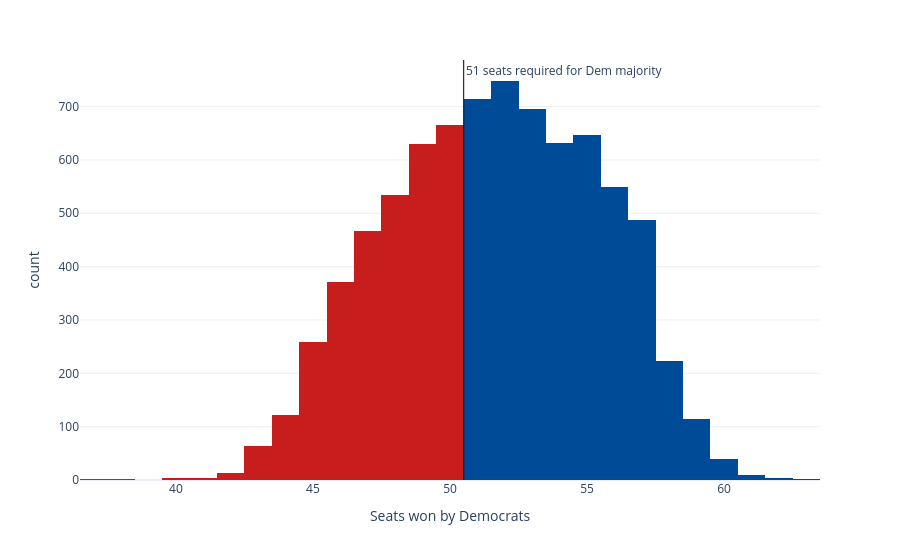

Notebook cell for this chart:
### Code cell
sims_hist = px.histogram(seat_sims, x='seats', nbins=np.unique(seat_sims['seats']).shape[0]*2, color='winner',
                         color_discrete_map={'Democrats': '#004b97', 'Republicans': '#c71e1d'},
                         labels={'seats':'Seats won by Democrats', 'winner': 'Winner'}, template='plotly_white')
sims_hist.update_traces(showlegend=False)
sims_hist.add_vline(x=50.5, line_width=1, line_color='black', annotation_text='51 seats required for Dem majority', 
                    annotation_position='top right')
sims_hist

### Figure 1 — Plotly figure (JSON) as saved in the notebook; plotly's stock layout.template omitted (floating-point values rounded to 4 significant figures; data arrays with more than 128 entries replaced by an {"elided": "..."} marker saying what was removed)
{"data": [{"bingroup": "x", "hovertemplate": "Winner=Democrats<br>Seats won by Democrats=%{x}<br>count=%{y}<extra></extra>", "legendgroup": "Democrats", "marker": {"color": "#004b97", "pattern": {"shape": ""}}, "name": "Democrats", "nbinsx": 52, "orientation": "v", "showlegend": false, "type": "histogram", "x": {"elided": "4868 int values"}, "xaxis": "x", "yaxis": "y"}, {"bingroup": "x", "hovertemplate": "Winner=Republicans<br>Seats won by Democrats=%{x}<br>count=%{y}<extra></extra>", "legendgroup": "Republicans", "marker": {"color": "#c71e1d", "pattern": {"shape": ""}}, "name": "Republicans", "nbinsx": 52, "orientation": "v", "showlegend": false, "type": "histogram", "x": {"elided": "3132 int values"}, "xaxis": "x", "yaxis": "y"}], "layout": {"annotations": [{"showarrow": false, "text": "51 seats required for Dem majority", "x": 50.5, "xanchor": "left", "xref": "x", "y": 1, "yanchor": "top", "yref": "y domain"}], "barmode": "relative", "legend": {"title": {"text": "Winner"}, "tracegroupgap": 0}, "margin": {"t": 60}, "shapes": [{"line": {"color": "black", "width": 1}, "type": "line", "x0": 50.5, "x1": 50.5, "xref": "x", "y0": 0, "y1": 1, "yref": "y domain"}], "xaxis": {"anchor": "y", "domain": [0, 1], "title": {"text": "Seats won by Democrats"}}, "yaxis": {"anchor": "x", "domain": [0, 1], "title": {"text": "count"}}}}
